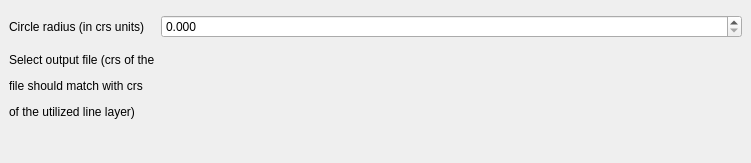
<?xml version="1.0" encoding="UTF-8"?>
<ui version="4.0">
 <class>LineCircleDockWidget</class>
 <widget class="QDockWidget" name="LineCircleDockWidget">
  <property name="geometry">
   <rect>
    <x>0</x>
    <y>0</y>
    <width>751</width>
    <height>163</height>
   </rect>
  </property>
  <property name="windowTitle">
   <string>Intersection points of a line and a circle</string>
  </property>
  <widget class="QWidget" name="dockWidgetContents">
   <layout class="QHBoxLayout" name="horizontalLayout">
    <item>
     <layout class="QFormLayout" name="formLayout">
      <item row="0" column="1">
       <layout class="QHBoxLayout" name="horizontalLayout_2"/>
      </item>
      <item row="1" column="0">
       <widget class="QLabel" name="label">
        <property name="text">
         <string>Circle radius (in crs units)</string>
        </property>
       </widget>
      </item>
      <item row="1" column="1">
       <widget class="QDoubleSpinBox" name="doublespinbox_radius">
        <property name="decimals">
         <number>3</number>
        </property>
        <property name="maximum">
         <double>1000000000.000000000000000</double>
        </property>
        <property name="singleStep">
         <double>0.001000000000000</double>
        </property>
       </widget>
      </item>
      <item row="3" column="0">
       <widget class="QLabel" name="label_2">
        <property name="text">
         <string>&lt;html&gt;&lt;head/&gt;&lt;body&gt;&lt;p&gt;Select output file (crs of the&lt;/p&gt;&lt;p&gt;file should match with crs &lt;/p&gt;&lt;p&gt;of the utilized line layer)&lt;/p&gt;&lt;/body&gt;&lt;/html&gt;</string>
        </property>
       </widget>
      </item>
      <item row="3" column="1">
       <widget class="QgsFileWidget" name="mQgsFileWidget"/>
      </item>
      <item row="2" column="0">
       <widget class="Line" name="line">
        <property name="orientation">
         <enum>Qt::Horizontal</enum>
        </property>
       </widget>
      </item>
     </layout>
    </item>
   </layout>
  </widget>
 </widget>
 <customwidgets>
  <customwidget>
   <class>QgsFileWidget</class>
   <extends>QWidget</extends>
   <header>qgsfilewidget.h</header>
  </customwidget>
 </customwidgets>
 <resources/>
 <connections/>
</ui>
